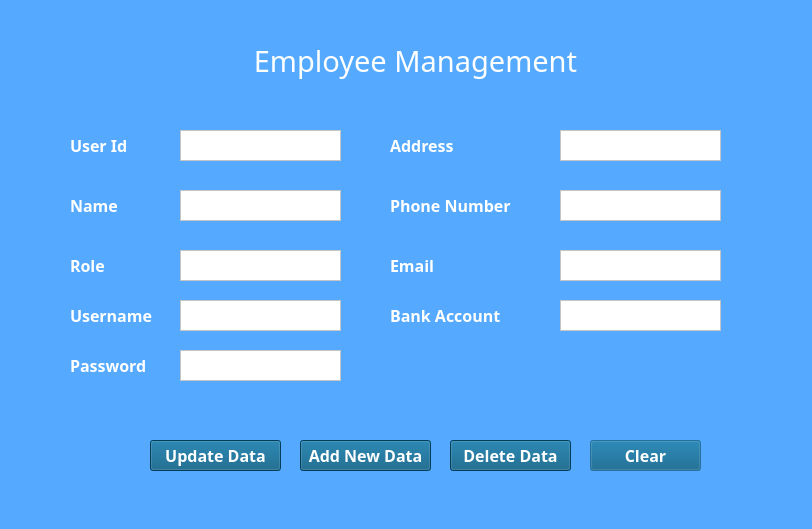
<?xml version="1.0" encoding="UTF-8"?>
<ui version="4.0">
 <class>Dialog</class>
 <widget class="QDialog" name="Dialog">
  <property name="geometry">
   <rect>
    <x>0</x>
    <y>0</y>
    <width>812</width>
    <height>529</height>
   </rect>
  </property>
  <property name="font">
   <font>
    <pointsize>14</pointsize>
    <weight>75</weight>
    <bold>true</bold>
   </font>
  </property>
  <property name="windowTitle">
   <string>Dialog</string>
  </property>
  <property name="styleSheet">
   <string notr="true">background-color: rgb(85, 170, 255);</string>
  </property>
  <widget class="QLabel" name="label">
   <property name="geometry">
    <rect>
     <x>20</x>
     <y>40</y>
     <width>791</width>
     <height>41</height>
    </rect>
   </property>
   <property name="font">
    <font>
     <family>Book Antiqua</family>
     <pointsize>22</pointsize>
     <weight>9</weight>
     <italic>false</italic>
     <bold>false</bold>
    </font>
   </property>
   <property name="styleSheet">
    <string notr="true">color: rgb(255, 255, 255);
font: 75 22pt &quot;Book Antiqua&quot;;</string>
   </property>
   <property name="text">
    <string>Employee Management</string>
   </property>
   <property name="alignment">
    <set>Qt::AlignCenter</set>
   </property>
  </widget>
  <widget class="QLabel" name="label_2">
   <property name="geometry">
    <rect>
     <x>70</x>
     <y>130</y>
     <width>81</width>
     <height>31</height>
    </rect>
   </property>
   <property name="font">
    <font>
     <family>Book Antiqua</family>
     <pointsize>12</pointsize>
     <weight>75</weight>
     <italic>false</italic>
     <bold>true</bold>
    </font>
   </property>
   <property name="styleSheet">
    <string notr="true">color: rgb(255, 255, 255);

</string>
   </property>
   <property name="text">
    <string>User Id</string>
   </property>
  </widget>
  <widget class="QLabel" name="label_3">
   <property name="geometry">
    <rect>
     <x>70</x>
     <y>190</y>
     <width>91</width>
     <height>31</height>
    </rect>
   </property>
   <property name="font">
    <font>
     <family>Book Antiqua</family>
     <pointsize>12</pointsize>
     <weight>75</weight>
     <italic>false</italic>
     <bold>true</bold>
    </font>
   </property>
   <property name="styleSheet">
    <string notr="true">color: rgb(255, 255, 255);

</string>
   </property>
   <property name="text">
    <string>Name</string>
   </property>
  </widget>
  <widget class="QLabel" name="label_4">
   <property name="geometry">
    <rect>
     <x>70</x>
     <y>250</y>
     <width>71</width>
     <height>31</height>
    </rect>
   </property>
   <property name="font">
    <font>
     <family>Book Antiqua</family>
     <pointsize>12</pointsize>
     <weight>75</weight>
     <italic>false</italic>
     <bold>true</bold>
    </font>
   </property>
   <property name="styleSheet">
    <string notr="true">color: rgb(255, 255, 255);

</string>
   </property>
   <property name="text">
    <string>Role</string>
   </property>
  </widget>
  <widget class="QLabel" name="label_7">
   <property name="geometry">
    <rect>
     <x>390</x>
     <y>250</y>
     <width>141</width>
     <height>31</height>
    </rect>
   </property>
   <property name="font">
    <font>
     <family>Book Antiqua</family>
     <pointsize>12</pointsize>
     <weight>75</weight>
     <italic>false</italic>
     <bold>true</bold>
    </font>
   </property>
   <property name="styleSheet">
    <string notr="true">color: rgb(255, 255, 255);

</string>
   </property>
   <property name="text">
    <string>Email</string>
   </property>
  </widget>
  <widget class="QPlainTextEdit" name="idtxt">
   <property name="geometry">
    <rect>
     <x>180</x>
     <y>130</y>
     <width>161</width>
     <height>31</height>
    </rect>
   </property>
   <property name="font">
    <font>
     <family>MS Shell Dlg 2</family>
     <pointsize>10</pointsize>
     <weight>75</weight>
     <italic>false</italic>
     <bold>true</bold>
    </font>
   </property>
   <property name="styleSheet">
    <string notr="true">background-color: rgb(255, 255, 255);

</string>
   </property>
  </widget>
  <widget class="QPlainTextEdit" name="nametxt">
   <property name="geometry">
    <rect>
     <x>180</x>
     <y>190</y>
     <width>161</width>
     <height>31</height>
    </rect>
   </property>
   <property name="font">
    <font>
     <family>MS Shell Dlg 2</family>
     <pointsize>10</pointsize>
     <weight>75</weight>
     <italic>false</italic>
     <bold>true</bold>
    </font>
   </property>
   <property name="styleSheet">
    <string notr="true">background-color: rgb(255, 255, 255);

</string>
   </property>
  </widget>
  <widget class="QPlainTextEdit" name="roletxt">
   <property name="geometry">
    <rect>
     <x>180</x>
     <y>250</y>
     <width>161</width>
     <height>31</height>
    </rect>
   </property>
   <property name="font">
    <font>
     <family>MS Shell Dlg 2</family>
     <pointsize>10</pointsize>
     <weight>75</weight>
     <italic>false</italic>
     <bold>true</bold>
    </font>
   </property>
   <property name="styleSheet">
    <string notr="true">background-color: rgb(255, 255, 255);

</string>
   </property>
  </widget>
  <widget class="QPlainTextEdit" name="addresstxt">
   <property name="geometry">
    <rect>
     <x>560</x>
     <y>130</y>
     <width>161</width>
     <height>31</height>
    </rect>
   </property>
   <property name="font">
    <font>
     <family>MS Shell Dlg 2</family>
     <pointsize>10</pointsize>
     <weight>75</weight>
     <italic>false</italic>
     <bold>true</bold>
    </font>
   </property>
   <property name="styleSheet">
    <string notr="true">background-color: rgb(255, 255, 255);

</string>
   </property>
  </widget>
  <widget class="QLabel" name="label_5">
   <property name="geometry">
    <rect>
     <x>390</x>
     <y>130</y>
     <width>121</width>
     <height>31</height>
    </rect>
   </property>
   <property name="font">
    <font>
     <family>Book Antiqua</family>
     <pointsize>12</pointsize>
     <weight>75</weight>
     <italic>false</italic>
     <bold>true</bold>
    </font>
   </property>
   <property name="styleSheet">
    <string notr="true">color: rgb(255, 255, 255);

</string>
   </property>
   <property name="text">
    <string>Address</string>
   </property>
  </widget>
  <widget class="QPlainTextEdit" name="phtxt">
   <property name="geometry">
    <rect>
     <x>560</x>
     <y>190</y>
     <width>161</width>
     <height>31</height>
    </rect>
   </property>
   <property name="font">
    <font>
     <family>MS Shell Dlg 2</family>
     <pointsize>10</pointsize>
     <weight>75</weight>
     <italic>false</italic>
     <bold>true</bold>
    </font>
   </property>
   <property name="styleSheet">
    <string notr="true">background-color: rgb(255, 255, 255);

</string>
   </property>
  </widget>
  <widget class="QLabel" name="label_6">
   <property name="geometry">
    <rect>
     <x>390</x>
     <y>190</y>
     <width>131</width>
     <height>31</height>
    </rect>
   </property>
   <property name="font">
    <font>
     <family>Book Antiqua</family>
     <pointsize>12</pointsize>
     <weight>75</weight>
     <italic>false</italic>
     <bold>true</bold>
    </font>
   </property>
   <property name="styleSheet">
    <string notr="true">color: rgb(255, 255, 255);

</string>
   </property>
   <property name="text">
    <string>Phone Number</string>
   </property>
  </widget>
  <widget class="QPlainTextEdit" name="emailtxt">
   <property name="geometry">
    <rect>
     <x>560</x>
     <y>250</y>
     <width>161</width>
     <height>31</height>
    </rect>
   </property>
   <property name="font">
    <font>
     <family>MS Shell Dlg 2</family>
     <pointsize>10</pointsize>
     <weight>75</weight>
     <italic>false</italic>
     <bold>true</bold>
    </font>
   </property>
   <property name="styleSheet">
    <string notr="true">background-color: rgb(255, 255, 255);

</string>
   </property>
  </widget>
  <widget class="QPlainTextEdit" name="banktxt">
   <property name="geometry">
    <rect>
     <x>560</x>
     <y>300</y>
     <width>161</width>
     <height>31</height>
    </rect>
   </property>
   <property name="font">
    <font>
     <family>MS Shell Dlg 2</family>
     <pointsize>10</pointsize>
     <weight>75</weight>
     <italic>false</italic>
     <bold>true</bold>
    </font>
   </property>
   <property name="styleSheet">
    <string notr="true">background-color: rgb(255, 255, 255);

</string>
   </property>
  </widget>
  <widget class="QLabel" name="label_8">
   <property name="geometry">
    <rect>
     <x>390</x>
     <y>300</y>
     <width>141</width>
     <height>31</height>
    </rect>
   </property>
   <property name="font">
    <font>
     <family>Book Antiqua</family>
     <pointsize>12</pointsize>
     <weight>75</weight>
     <italic>false</italic>
     <bold>true</bold>
    </font>
   </property>
   <property name="styleSheet">
    <string notr="true">color: rgb(255, 255, 255);

</string>
   </property>
   <property name="text">
    <string>Bank Account</string>
   </property>
  </widget>
  <widget class="QPushButton" name="clearbtn">
   <property name="geometry">
    <rect>
     <x>590</x>
     <y>440</y>
     <width>111</width>
     <height>31</height>
    </rect>
   </property>
   <property name="font">
    <font>
     <family>Book Antiqua</family>
     <pointsize>12</pointsize>
     <weight>75</weight>
     <bold>true</bold>
    </font>
   </property>
   <property name="styleSheet">
    <string notr="true">background-color: rgb(0, 85, 127);
color: rgb(255, 255, 255);
</string>
   </property>
   <property name="text">
    <string>Clear</string>
   </property>
  </widget>
  <widget class="QPushButton" name="deletebtn">
   <property name="geometry">
    <rect>
     <x>450</x>
     <y>440</y>
     <width>121</width>
     <height>31</height>
    </rect>
   </property>
   <property name="font">
    <font>
     <family>Book Antiqua</family>
     <pointsize>12</pointsize>
     <weight>75</weight>
     <bold>true</bold>
    </font>
   </property>
   <property name="styleSheet">
    <string notr="true">background-color: rgb(0, 85, 127);
color: rgb(255, 255, 255);
</string>
   </property>
   <property name="text">
    <string>Delete Data</string>
   </property>
  </widget>
  <widget class="QPushButton" name="addbtn">
   <property name="geometry">
    <rect>
     <x>300</x>
     <y>440</y>
     <width>131</width>
     <height>31</height>
    </rect>
   </property>
   <property name="font">
    <font>
     <family>Book Antiqua</family>
     <pointsize>12</pointsize>
     <weight>75</weight>
     <bold>true</bold>
    </font>
   </property>
   <property name="styleSheet">
    <string notr="true">background-color: rgb(0, 85, 127);
color: rgb(255, 255, 255);
</string>
   </property>
   <property name="text">
    <string>Add New Data</string>
   </property>
  </widget>
  <widget class="QPushButton" name="updatebtn">
   <property name="geometry">
    <rect>
     <x>150</x>
     <y>440</y>
     <width>131</width>
     <height>31</height>
    </rect>
   </property>
   <property name="font">
    <font>
     <family>Book Antiqua</family>
     <pointsize>12</pointsize>
     <weight>75</weight>
     <bold>true</bold>
    </font>
   </property>
   <property name="styleSheet">
    <string notr="true">background-color: rgb(0, 85, 127);
color: rgb(255, 255, 255);
</string>
   </property>
   <property name="text">
    <string>Update Data</string>
   </property>
  </widget>
  <widget class="QLabel" name="label_9">
   <property name="geometry">
    <rect>
     <x>70</x>
     <y>300</y>
     <width>91</width>
     <height>31</height>
    </rect>
   </property>
   <property name="font">
    <font>
     <family>Book Antiqua</family>
     <pointsize>12</pointsize>
     <weight>75</weight>
     <italic>false</italic>
     <bold>true</bold>
    </font>
   </property>
   <property name="styleSheet">
    <string notr="true">color: rgb(255, 255, 255);

</string>
   </property>
   <property name="text">
    <string>Username</string>
   </property>
  </widget>
  <widget class="QPlainTextEdit" name="usernametxt">
   <property name="geometry">
    <rect>
     <x>180</x>
     <y>300</y>
     <width>161</width>
     <height>31</height>
    </rect>
   </property>
   <property name="font">
    <font>
     <family>MS Shell Dlg 2</family>
     <pointsize>10</pointsize>
     <weight>75</weight>
     <italic>false</italic>
     <bold>true</bold>
    </font>
   </property>
   <property name="styleSheet">
    <string notr="true">background-color: rgb(255, 255, 255);

</string>
   </property>
  </widget>
  <widget class="QLabel" name="label_10">
   <property name="geometry">
    <rect>
     <x>70</x>
     <y>350</y>
     <width>91</width>
     <height>31</height>
    </rect>
   </property>
   <property name="font">
    <font>
     <family>Book Antiqua</family>
     <pointsize>12</pointsize>
     <weight>75</weight>
     <italic>false</italic>
     <bold>true</bold>
    </font>
   </property>
   <property name="styleSheet">
    <string notr="true">color: rgb(255, 255, 255);

</string>
   </property>
   <property name="text">
    <string>Password</string>
   </property>
  </widget>
  <widget class="QPlainTextEdit" name="passwordtxt">
   <property name="geometry">
    <rect>
     <x>180</x>
     <y>350</y>
     <width>161</width>
     <height>31</height>
    </rect>
   </property>
   <property name="font">
    <font>
     <family>MS Shell Dlg 2</family>
     <pointsize>10</pointsize>
     <weight>75</weight>
     <italic>false</italic>
     <bold>true</bold>
    </font>
   </property>
   <property name="styleSheet">
    <string notr="true">background-color: rgb(255, 255, 255);

</string>
   </property>
  </widget>
 </widget>
 <resources/>
 <connections/>
</ui>
